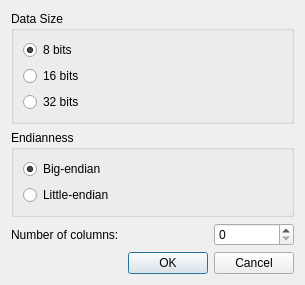
<?xml version="1.0" encoding="UTF-8"?>
<ui version="4.0">
 <class>FrmOptions_ui</class>
 <widget class="QDialog" name="FrmOptions_ui">
  <property name="windowModality">
   <enum>Qt::WindowModal</enum>
  </property>
  <property name="geometry">
   <rect>
    <x>0</x>
    <y>0</y>
    <width>305</width>
    <height>269</height>
   </rect>
  </property>
  <property name="windowTitle">
   <string>Options</string>
  </property>
  <layout class="QGridLayout" name="gridLayout_3">
   <item row="0" column="0" colspan="3">
    <widget class="QGroupBox" name="groupBoxDataSize">
     <property name="title">
      <string>Data Size</string>
     </property>
     <layout class="QGridLayout" name="gridLayout">
      <item row="0" column="0">
       <widget class="QRadioButton" name="rb8bits">
        <property name="enabled">
         <bool>true</bool>
        </property>
        <property name="text">
         <string>8 bits</string>
        </property>
        <property name="checked">
         <bool>true</bool>
        </property>
       </widget>
      </item>
      <item row="1" column="0">
       <widget class="QRadioButton" name="rb16bits">
        <property name="text">
         <string>16 bits</string>
        </property>
       </widget>
      </item>
      <item row="2" column="0">
       <widget class="QRadioButton" name="rb32bits">
        <property name="text">
         <string>32 bits</string>
        </property>
       </widget>
      </item>
     </layout>
    </widget>
   </item>
   <item row="1" column="0" colspan="3">
    <widget class="QGroupBox" name="groupBoxEndianness">
     <property name="title">
      <string>Endianness</string>
     </property>
     <layout class="QGridLayout" name="gridLayout_2">
      <item row="0" column="0">
       <widget class="QRadioButton" name="rbBigEndian">
        <property name="text">
         <string>Big-endian</string>
        </property>
        <property name="checked">
         <bool>true</bool>
        </property>
       </widget>
      </item>
      <item row="1" column="0">
       <widget class="QRadioButton" name="rbLittleEndian">
        <property name="text">
         <string>Little-endian</string>
        </property>
       </widget>
      </item>
     </layout>
    </widget>
   </item>
   <item row="2" column="0" colspan="2">
    <widget class="QLabel" name="label">
     <property name="text">
      <string>Number of columns:</string>
     </property>
    </widget>
   </item>
   <item row="2" column="2">
    <widget class="QSpinBox" name="spColumns"/>
   </item>
   <item row="3" column="0">
    <spacer name="horizontalSpacer">
     <property name="orientation">
      <enum>Qt::Horizontal</enum>
     </property>
     <property name="sizeHint" stdset="0">
      <size>
       <width>174</width>
       <height>20</height>
      </size>
     </property>
    </spacer>
   </item>
   <item row="3" column="1" colspan="2">
    <widget class="QDialogButtonBox" name="buttonBox">
     <property name="orientation">
      <enum>Qt::Horizontal</enum>
     </property>
     <property name="standardButtons">
      <set>QDialogButtonBox::Cancel|QDialogButtonBox::Ok</set>
     </property>
    </widget>
   </item>
  </layout>
 </widget>
 <resources/>
 <connections>
  <connection>
   <sender>buttonBox</sender>
   <signal>accepted()</signal>
   <receiver>FrmOptions_ui</receiver>
   <slot>accept()</slot>
   <hints>
    <hint type="sourcelabel">
     <x>248</x>
     <y>254</y>
    </hint>
    <hint type="destinationlabel">
     <x>157</x>
     <y>274</y>
    </hint>
   </hints>
  </connection>
  <connection>
   <sender>buttonBox</sender>
   <signal>rejected()</signal>
   <receiver>FrmOptions_ui</receiver>
   <slot>reject()</slot>
   <hints>
    <hint type="sourcelabel">
     <x>316</x>
     <y>260</y>
    </hint>
    <hint type="destinationlabel">
     <x>286</x>
     <y>274</y>
    </hint>
   </hints>
  </connection>
 </connections>
</ui>
